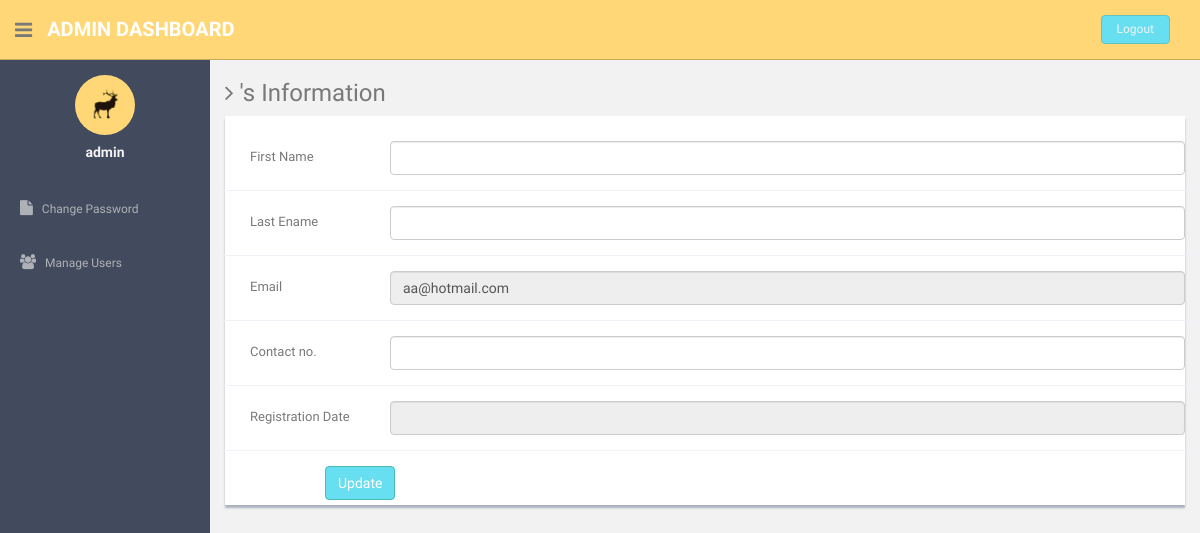
The page /loginsystem/admin/update-profile.php?uid=11 (signed in) on the database as committed earlier.
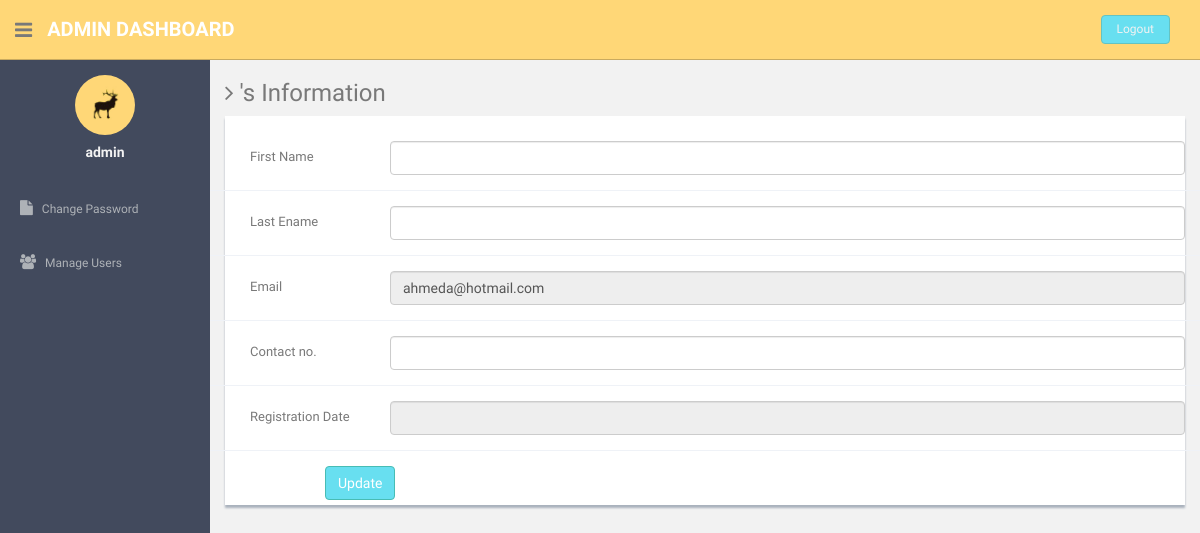
The same page on the database as committed later.
### tables this page shows
CREATE TABLE `users` (
  `id` int(11) NOT NULL,
  `username` varchar(255) NOT NULL,
  `contactnumber` text NOT NULL,
  `email` varchar(255) NOT NULL,
  `password` varchar(255) NOT NULL,
  `creationdate` date NOT NULL,
  `analyzerid` int(11) NOT NULL,
  `isadmin` int(1) NOT NULL DEFAULT '0',
  `isdisabled` int(1) NOT NULL DEFAULT '0'
);

### loginsystem/admin/update-profile.php (the view, shortened to what this page needs)
<?php
include'dbconnection.php';
?>
<!DOCTYPE html>
<html lang="en">
  <head>
    <link href="assets/css/bootstrap.css" rel="stylesheet">
    <link href="assets/font-awesome/css/font-awesome.css" rel="stylesheet" />
    <link href="assets/css/style.css" rel="stylesheet">
    <link href="assets/css/style-responsive.css" rel="stylesheet">
  </head>
  <body>
  <section id="container" >
      <header class="header black-bg">
              <div class="sidebar-toggle-box">
                  <div class="fa fa-bars tooltips" data-placement="right" data-original-title="Toggle Navigation"></div>
              </div>
            <a href="#" class="logo"><b>Admin Dashboard</b></a>
            <div class="top-menu">
            	<ul class="nav pull-right top-menu">
                    <li><a class="logout" href="logout.php">Logout</a></li>
            	</ul>
            </div>
        </header>
      <aside>
          <div id="sidebar"  class="nav-collapse ">
              <ul class="sidebar-menu" id="nav-accordion">
              	  <p class="centered"><a href="#"><img src="assets/img/ui-sam.jpg" class="img-circle" width="60"></a></p>
              	  <h5 class="centered"><?php echo $_SESSION['login'];?></h5>
                  <li class="mt">
                      <a href="change-password.php">
                          <i class="fa fa-file"></i>
                          <span>Change Password</span>
                      </a>
                  </li>
                  <li class="sub-menu">
                      <a href="manage-users.php" >
                          <i class="fa fa-users"></i>
                          <span>Manage Users</span>
                      </a>
                  </li>
              </ul>
          </div>
      </aside>
      <?php $ret=mysqli_query($con,"select * from users where id='".$_GET['uid']."'");
	  while($row=mysqli_fetch_array($ret))
	  {?>
      <section id="main-content">
          <section class="wrapper">
          	<h3><i class="fa fa-angle-right"></i> <?php echo $row['fname'];?>'s Information</h3>
				<div class="row">
                  <div class="col-md-12">
                      <div class="content-panel">
                           <form class="form-horizontal style-form" name="form1" method="post" action="" onSubmit="return valid();">
                          <div class="form-group">
                              <label class="col-sm-2 col-sm-2 control-label" style="padding-left:40px;">First Name </label>
                              <div class="col-sm-10">
                                  <input type="text" class="form-control" name="fname" value="<?php echo $row['fname'];?>" >
                              </div>
                          </div>
                              <div class="form-group">
                              <label class="col-sm-2 col-sm-2 control-label" style="padding-left:40px;">Last Ename</label>
                              <div class="col-sm-10">
                                  <input type="text" class="form-control" name="lname" value="<?php echo $row['lname'];?>" >
                              </div>
                          </div>
                              <div class="form-group">
                              <label class="col-sm-2 col-sm-2 control-label" style="padding-left:40px;">Email </label>
                              <div class="col-sm-10">
                                  <input type="text" class="form-control" name="email" value="<?php echo $row['email'];?>" readonly >
                              </div>
                          </div>
                               <div class="form-group">
                              <label class="col-sm-2 col-sm-2 control-label" style="padding-left:40px;">Contact no. </label>
                              <div class="col-sm-10">
                                  <input type="text" class="form-control" name="contact" value="<?php echo $row['contactno'];?>" >
                              </div>
                          </div>
                            <div class="form-group">
                              <label class="col-sm-2 col-sm-2 control-label" style="padding-left:40px;">Registration Date </label>
                              <div class="col-sm-10">
                                  <input type="text" class="form-control" name="contact" value="<?php echo $row['posting_date'];?>" readonly >
                              </div>
                          </div>
                          <div style="margin-left:100px;">
                          <input type="submit" name="Submit" value="Update" class="btn btn-theme"></div>
                          </form>
                      </div>
                  </div>
              </div>
		</section>
        <?php } ?>
      </section></section>
  </body>
</html>

Rows that differ between the two databases and show on the page:
changed users: email "aa@hotmail.com" → "ahmeda@hotmail.com"
